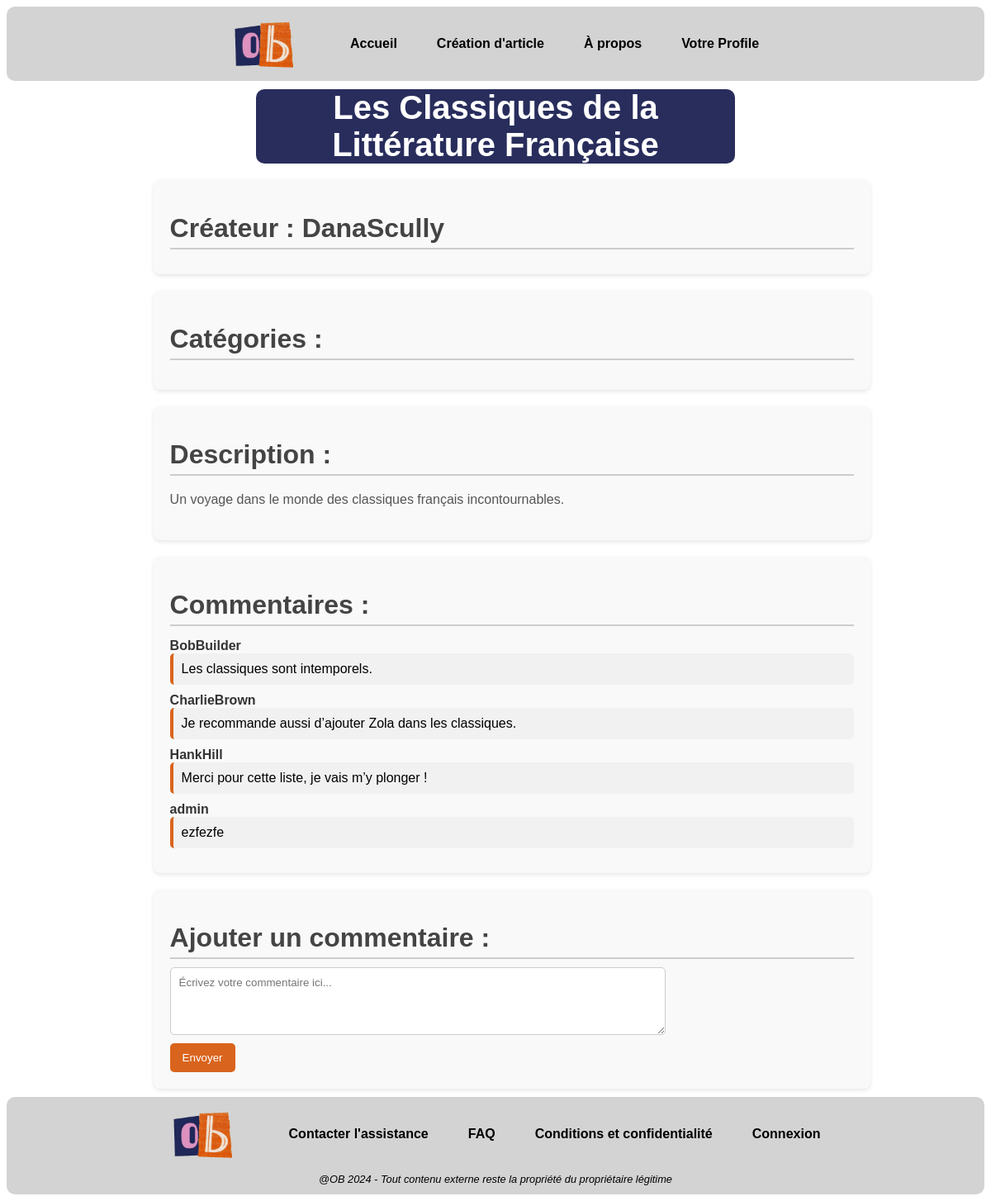
Page /afficherArticle.php?id=4 (signed in) on the committed database.
### tables this page shows
CREATE TABLE IF NOT EXISTS `article` (
  `id` int NOT NULL AUTO_INCREMENT COMMENT 'Identifiant unique de l''article.',
  `titre` varchar(250) NOT NULL COMMENT 'Titre de l''article.',
  `description` varchar(2000) NOT NULL COMMENT 'Contenu ou résumé de l''article.',
  `fk_pseudo` varchar(50) NOT NULL COMMENT 'Clé étrangère vers le pseudo de la table User.',
  PRIMARY KEY (`id`)
);

CREATE TABLE IF NOT EXISTS `utilisateur` (
  `id` int NOT NULL AUTO_INCREMENT,
  `pseudo` varchar(50) NOT NULL,
  `email` varchar(100) NOT NULL,
  `motDePasse` varchar(100) NOT NULL,
  `dateCreation` datetime NOT NULL DEFAULT CURRENT_TIMESTAMP,
  PRIMARY KEY (`id`)
);

CREATE TABLE IF NOT EXISTS `commentaire` (
  `id` int NOT NULL AUTO_INCREMENT COMMENT 'Identifiant unique du commentaire.',
  `description` varchar(2000) NOT NULL COMMENT 'Contenu du commentaire.',
  `fk_pseudo` varchar(50) NOT NULL COMMENT 'Clé étrangère vers le pseudo de la table User.',
  PRIMARY KEY (`id`)
);

### afficherArticle.php (the view, shortened to what this page needs)
<?php
include "pagesOutils/connDB.php";
$titre = '';
$description = '';
$pseudoCreateur = '';
$listeCommentaires = '';
if (isset($_GET['id'])) {
    $idArticle = $_GET['id'];
    $sql = "SELECT titre, description, fk_pseudo FROM article WHERE id=?";
    $stmt = $conn->prepare($sql);
    $stmt->bind_param("i", $idArticle);
    $stmt->execute();
    $result = $stmt->get_result();
    if ($result->num_rows > 0) {
        $row = $result->fetch_assoc();
        $titre = $row['titre'];
        $description = $row['description'];
        $pseudoCreateur = $row['fk_pseudo'];
    }
    $sqlCommentaires = "SELECT com.description, u.pseudo FROM commentaire AS com
                        JOIN article_commentaire AS ac ON com.id = ac.commentaire_id
                        JOIN utilisateur AS u ON com.fk_pseudo = u.pseudo
                        WHERE ac.article_id = ?";
    $stmtCommentaires = $conn->prepare($sqlCommentaires);
    $stmtCommentaires->bind_param("i", $idArticle);
    $stmtCommentaires->execute();
    $resultCommentaires = $stmtCommentaires->get_result();
    $commentaires = [];
    while ($rowComm = $resultCommentaires->fetch_assoc()) {
        $commentaires[] = "<pseudo>" . htmlspecialchars($rowComm['pseudo']) . "</pseudo> <commentaire>" . htmlspecialchars($rowComm['description']) . "</commentaire>";
    }
    $listeCommentaires = implode("", $commentaires);
}
?>
<html>
<head>
    <link rel="stylesheet" href="afficherArticle.css">
</head>
<?php include 'pagesOutils/header.php'; ?>
<body>
<main>
    <h1><?php echo htmlspecialchars($titre); ?></h1>
    <section>
    <h2>Créateur : <span class="pseudo"><?php echo htmlspecialchars($pseudoCreateur); ?></span></h2>
    </section>
    <section>
    <h2>Catégories : </h2>
    </section>
    <section>
    <h2>Description : </h2>
    <p class="description"><?php echo nl2br(htmlspecialchars($description)); ?></p>
    </section>
    <section>
    <h2>Commentaires : </h2>
    <div class="commentaires">
        <?php echo $listeCommentaires; ?>
    </div>
    </section>
    <section>
    <h2>Ajouter un commentaire :</h2>
    <form method="POST" class="comment-form">
        <textarea name="commentaire" rows="4" required placeholder="Écrivez votre commentaire ici..."></textarea>
        <button type="submit">Envoyer</button>
    </form>
    </section>
</main>
</body>
<?php include 'pagesOutils/footer.php'; ?>
</html>

### afficherArticle.css (style rules this page uses)
body main { display: flex; flex-direction: column; justify-content: space-between; min-height: 100vh; margin: 0 auto; width: 70%; font-family: "Century Gothic", sans-serif; }
.commentaires { margin-top: 15px; }
commentaire { display: block; margin-bottom: 10px; padding: 10px; background-color: #f1f1f1; border-left: 4px solid #d9641d; border-radius: 5px; }
pseudo { font-weight: bold; color: #333; }
.description { color: #555; line-height: 1.6; }
.comment-form { width: 100%; max-width: 600px; margin: 0; padding: 0; }
.comment-form textarea { width: 100%; font-family: "Century Gothic", sans-serif; padding: 10px; margin-bottom: 10px; border-radius: 5px; border: 1px solid #ccc; }
.comment-form button { font-family: "Century Gothic", sans-serif; padding: 10px 15px; border-radius: 5px; background-color: #d9641d; color: white; border: none; cursor: pointer; transition: background-color 0.3s; }
section { width: 100%; margin: 10px auto; background-color: #f9f9f9; border-radius: 8px; box-shadow: 0 2px 5px rgba(0, 0, 0, 0.1); padding: 20px; }
h1 { font-size: 2.5em; color: white; font-family: "Century Gothic", sans-serif; text-align: center; margin : 10px auto ; font-weight: bold; border-radius: 10px; background-color: #282d5c; width: 70%; }
h2 { font-size: 2em; font-family: "Century Gothic", sans-serif; color: #444; margin-top: 20px; margin-bottom: 10px; border-bottom: 2px solid #ccc; padding-bottom: 5px; transition: color 0.3s ease, transform 0.3s ease; }

### rows in the picture
article: titre "Les Classiques de la Littérature Française", fk_pseudo "DanaScully", description "Un voyage dans le monde des classiques français incontournables."
utilisateur: pseudo "BobBuilder"
commentaire: description "Les classiques sont intemporels."
utilisateur: pseudo "CharlieBrown"
commentaire: description "Je recommande aussi d’ajouter Zola dans les classiques."
utilisateur: pseudo "HankHill"
commentaire: description "Merci pour cette liste, je vais m’y plonger !"
utilisateur: pseudo "admin"
commentaire: description "ezfezfe"
